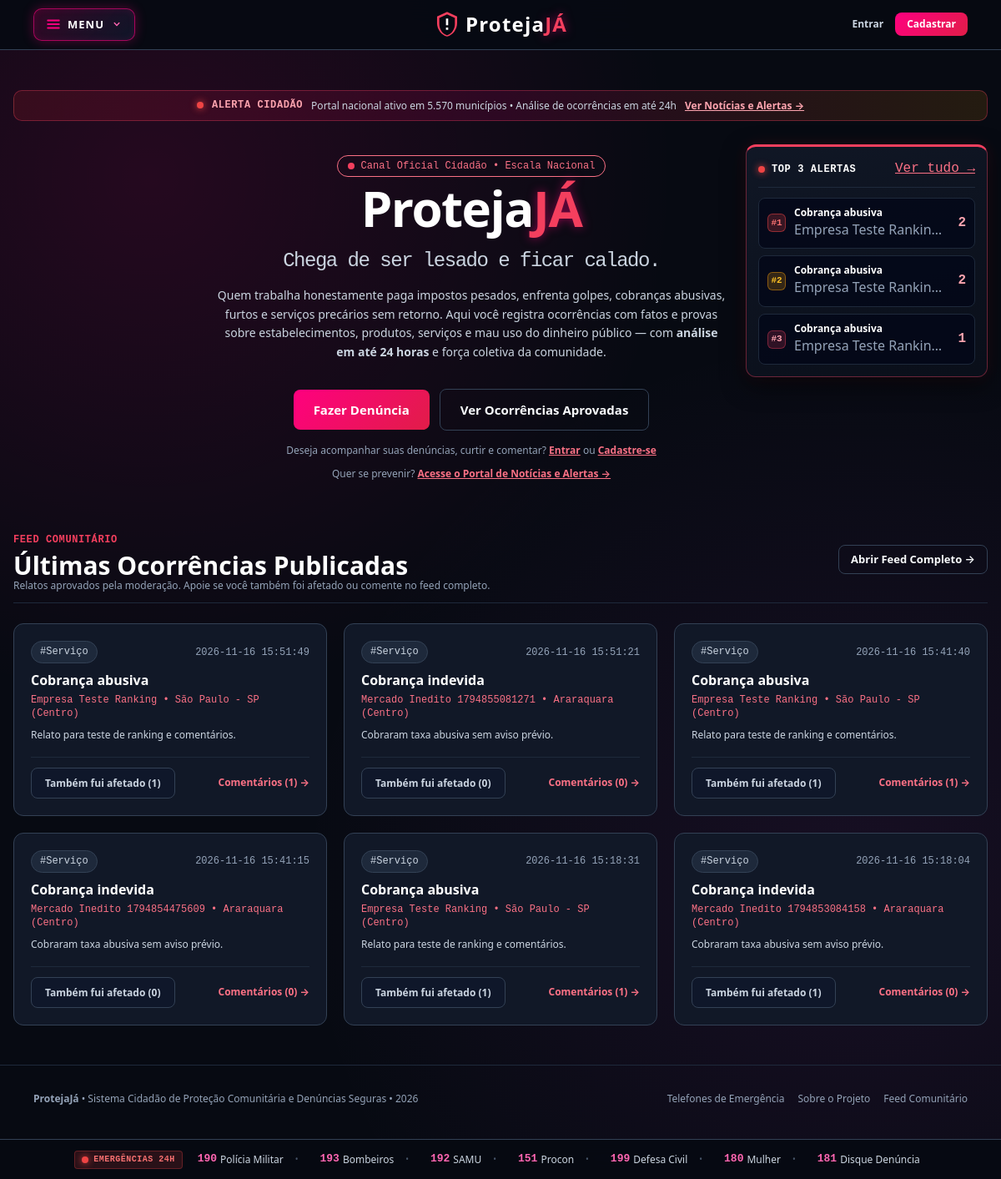
Page /home on the earlier database version.
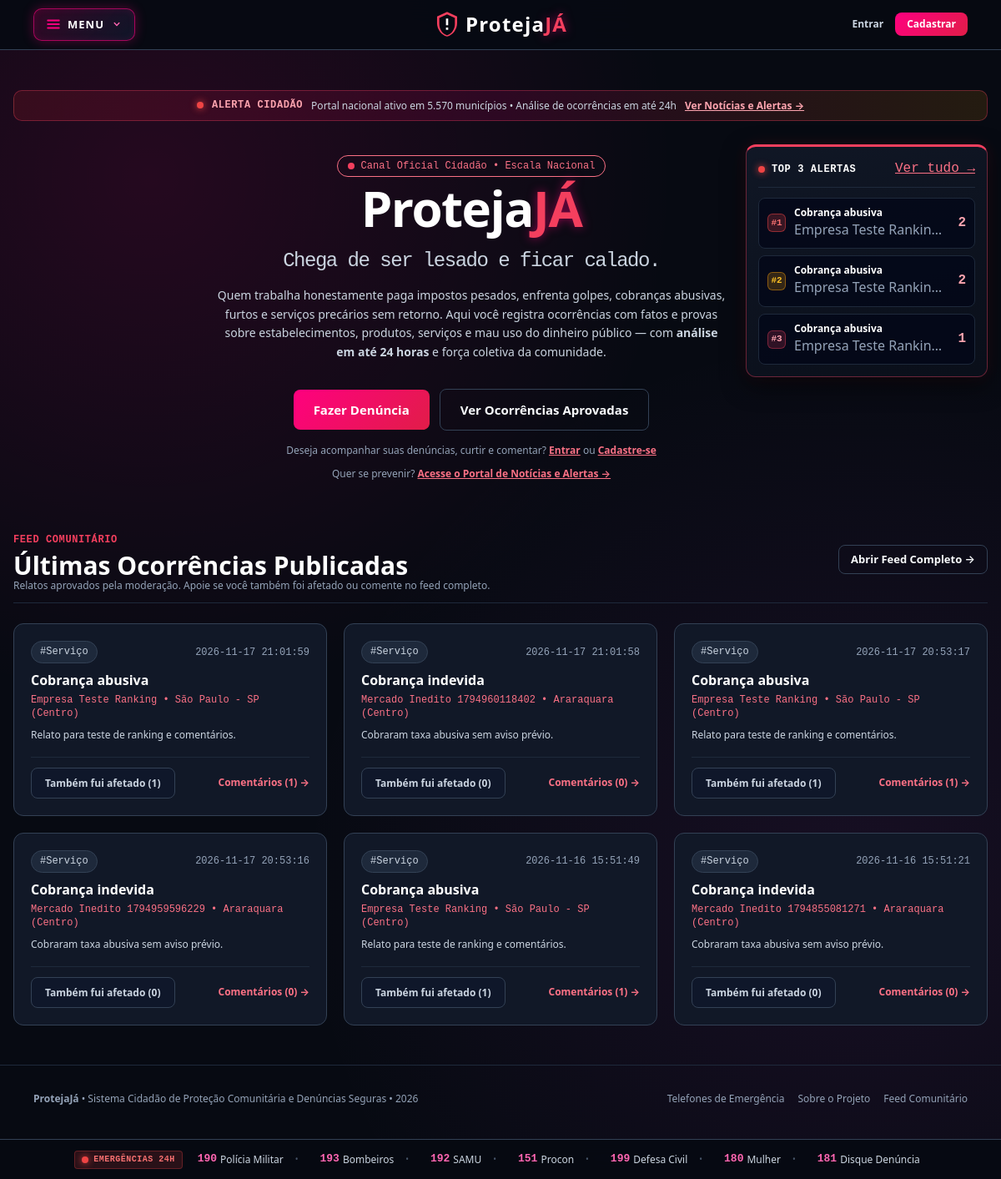
Same page on the later database version.
### tables this page shows
CREATE TABLE reports (
    id INTEGER PRIMARY KEY AUTOINCREMENT,
    user_id INTEGER NOT NULL,
    denunciado TEXT NOT NULL DEFAULT '',
    assunto TEXT NOT NULL DEFAULT 'Sem assunto',
    categoria TEXT NOT NULL DEFAULT 'Geral',
    descricao TEXT NOT NULL,
    anexo TEXT,
    status TEXT NOT NULL DEFAULT 'pendente',
    criado_em TEXT NOT NULL DEFAULT (datetime('now', 'localtime')), score_confianca REAL DEFAULT NULL, justificativa_ia TEXT DEFAULT NULL, data_analise_ia TEXT DEFAULT NULL, analisado_por_admin_id INTEGER DEFAULT NULL, termo_aceito INTEGER NOT NULL DEFAULT 1, data_aceite_termo TEXT DEFAULT NULL, cidade TEXT NOT NULL DEFAULT 'Araraquara', bairro TEXT NOT NULL DEFAULT 'Centro',
    FOREIGN KEY (user_id) REFERENCES users (id)
);

### backend/app.py (the view)
    @app.route("/home")
    def home():
        rows = db.denuncias_aprovadas(limite=50)
        ids = [int(r["id"]) for r in rows]
        user_id = session.get("user_id")
        contagens, curtidas_usuario = db.curtidas_por_denuncias(ids, user_id=user_id)
        comentarios_map = db.comentarios_por_denuncias(ids)
        enriquecidas = []
        for r in rows:
            d = dict(r)
            rid = int(d["id"])
            d["likes_count"] = contagens.get(rid, 0)
            d["user_liked"] = rid in curtidas_usuario
            d["comentarios_count"] = len(comentarios_map.get(rid, []))
            enriquecidas.append(d)
        ranking = sorted(
            [d for d in enriquecidas if d["likes_count"] > 0],
            key=lambda x: (-x["likes_count"], -int(x["id"])),
        )[:3]
        denuncias_recentes = enriquecidas[:6]
        return render_template(
            "home.html",
            denuncias_recentes=denuncias_recentes,
            ranking=ranking,
        )

### backend/templates/home.html (shortened to what this page needs)
{% extends "base.html" %}
{% block content %}
<div class="portal-shell py-6 sm:py-10">
    <div class="portal-alert-bar" role="region" aria-label="Aviso do Portal">
        <span class="pulse-dot" aria-hidden="true"></span>
        <strong class="uppercase tracking-wider font-mono text-rose-300">Alerta Cidadão</strong>
        <span class="text-slate-300">Portal nacional ativo em 5.570 municípios &bull; Análise de ocorrências em até 24h</span>
        <a href="/noticias" class="text-rose-300 hover:text-white font-bold underline">Ver Notícias e Alertas &rarr;</a>
    </div>
    <section class="hero-split-grid mb-14" aria-label="Apresentação e Ranking Top 3">
        <div class="hero-center-col">
            <div class="inline-flex items-center gap-2 px-3 py-1 rounded-full bg-rose-500/10 border border-rose-500/30 text-rose-400 text-xs font-mono mb-5">
                <span class="w-2 h-2 rounded-full bg-rose-500 animate-pulse"></span>
                Canal Oficial Cidadão &bull; Escala Nacional
            </div>
            <h1 class="text-4xl sm:text-6xl font-extrabold tracking-tight text-white mb-4 leading-tight">
                Proteja<span class="text-rose-500 brand-glow">JÁ</span>
                <span class="block text-xl sm:text-2xl font-mono text-slate-300 font-normal mt-3">
                    Chega de ser lesado e ficar calado.
                </span>
            </h1>
            <p class="text-sm sm:text-base text-slate-300 leading-relaxed mb-8">
                Quem trabalha honestamente paga impostos pesados, enfrenta golpes, cobranças abusivas, furtos e serviços precários sem retorno.
                Aqui você registra ocorrências com fatos e provas sobre estabelecimentos, produtos, serviços e mau uso do dinheiro público — com <strong>análise em até 24 horas</strong> e força coletiva da comunidade.
            </p>
            <div class="flex flex-col sm:flex-row items-center justify-center gap-3 mb-4">
                {% if user %}
                    <a href="/denuncias" class="btn-cyber-primary btn-grande w-full sm:w-auto">
                        Registrar Nova Denúncia
                    </a>
                    <a href="/denuncias-publicas" class="btn-cyber-outline btn-grande w-full sm:w-auto">
                        Ver Ocorrências Aprovadas
                    </a>
                {% else %}
                    <a href="/denuncias" class="btn-cyber-primary btn-grande w-full sm:w-auto">
                        Fazer Denúncia
                    </a>
                    <a href="/denuncias-publicas" class="btn-cyber-outline btn-grande w-full sm:w-auto">
                        Ver Ocorrências Aprovadas
                    </a>
                {% endif %}
            </div>
            {% if not user %}
                <p class="text-xs text-slate-400 mb-3">
                    Deseja acompanhar suas denúncias, curtir e comentar?
                    <a href="/login" class="text-rose-400 hover:text-rose-300 font-semibold underline">Entrar</a> ou
                    <a href="/cadastro" class="text-rose-400 hover:text-rose-300 font-semibold underline">Cadastre-se</a>
                </p>
            {% endif %}
            <p class="text-xs text-slate-400">
                Quer se prevenir?
                <a href="/noticias" class="text-rose-400 hover:text-rose-300 font-semibold underline">
                    Acesse o Portal de Notícias e Alertas &rarr;
                </a>
            </p>
        </div>
        <aside class="hero-ranking-corner ranking-corner-card" aria-labelledby="tituloRankingHome">
            <div class="flex items-center justify-between gap-2 mb-3 pb-2 border-b border-slate-800">
                <div class="flex items-center gap-2 whitespace-nowrap">
                    <span class="pulse-dot flex-shrink-0" aria-hidden="true"></span>
                    <h2 id="tituloRankingHome" class="text-xs font-mono font-extrabold text-white uppercase tracking-wider whitespace-nowrap">
                        Top 3 Alertas
                    </h2>
                </div>
                <a href="/denuncias-publicas?ordem=ranking" class="text-[11px] font-mono text-rose-400 hover:text-rose-300 underline whitespace-nowrap flex-shrink-0">
                    Ver tudo &rarr;
                </a>
            </div>
            {% if ranking %}
                <div class="space-y-2">
                    {% for top in ranking[:3] %}
                        <a href="/denuncias-publicas#denuncia-{{ top.id }}" class="ranking-corner-item">
                            <div class="flex items-center gap-2.5 min-w-0">
                                <span class="rank-pos rank-pos-{{ loop.index }}">#{{ loop.index }}</span>
                                <div class="min-w-0">
                                    <strong class="text-xs text-white block truncate">{{ top.assunto }}</strong>
                                    <span class="text-[11px] text-slate-400 block truncate">
                                        {{ top.denunciado }} &bull; {{ top.cidade }}
                                    </span>
                                </div>
                            </div>
                            <span class="text-[11px] font-mono font-bold text-rose-300 whitespace-nowrap flex-shrink-0">
                                {{ top.likes_count }}
                            </span>
                        </a>
                    {% endfor %}
                </div>
            {% else %}
                <p class="text-xs text-slate-400 leading-relaxed">
                    Nenhum caso em alta ainda. Role abaixo e clique em <strong>Também fui afetado</strong> para destacar os alertas urgentes.
                </p>
            {% endif %}
        </aside>
    </section>
    <section class="w-full text-left" aria-labelledby="tituloBlogHome">
        <div class="flex flex-col sm:flex-row sm:items-center sm:justify-between gap-3 mb-6 pb-3 border-b border-slate-800">
            <div>
                <span class="text-rose-500 font-mono text-xs uppercase tracking-wider font-bold">Feed Comunitário</span>
                <h2 id="tituloBlogHome" class="text-2xl sm:text-3xl font-extrabold text-white mt-1">
                    Últimas Ocorrências Publicadas
                </h2>
                <p class="text-xs sm:text-sm text-slate-400">
                    Relatos aprovados pela moderação. Apoie se você também foi afetado ou comente no feed completo.
                </p>
            </div>
            <a href="/denuncias-publicas" class="btn-cyber-outline btn-pequeno self-start sm:self-auto whitespace-nowrap">
                Abrir Feed Completo &rarr;
            </a>
        </div>
        {% if denuncias_recentes %}
            <div class="blog-feed-grid">
                {% for d in denuncias_recentes %}
                    <article class="blog-card" itemscope itemtype="https://schema.org/NewsArticle">
                        <div>
                            <div class="flex items-center justify-between gap-2 mb-2">
                                <a href="/denuncias-publicas?categoria={{ d.categoria }}" class="tag-pill">#{{ d.categoria }}</a>
                                <time class="text-xs text-slate-400 font-mono" itemprop="datePublished" datetime="{{ d.criado_em }}">{{ d.criado_em }}</time>
                            </div>
                            <h3 class="text-base font-bold text-white mb-1" itemprop="headline">{{ d.assunto }}</h3>
                            <div class="text-xs text-rose-400 font-mono mb-2">
                                {{ d.denunciado }} &bull; {{ d.cidade }} ({{ d.bairro }})
                            </div>
                            <p class="text-xs text-slate-300 leading-relaxed mb-4" itemprop="description">
                                {{ d.descricao[:150] }}{% if d.descricao|length > 150 %}...{% endif %}
                            </p>
                        </div>
                        <div class="pt-3 border-t border-slate-800 flex flex-wrap items-center justify-between gap-2 mt-auto">
                            {% if user %}
                                <form method="POST" action="/denuncias-publicas/{{ d.id }}/curtir">
                                    <input type="hidden" name="csrf_token" value="{{ csrf_token() }}">
                                    <button type="submit" class="tab-cyber-btn {% if d.user_liked %}is-active{% endif %}">
                                        {% if d.user_liked %}&#10003; {% endif %}Também fui afetado ({{ d.likes_count }})
                                    </button>
                                </form>
                            {% else %}
                                <a href="/cadastro" class="tab-cyber-btn" title="Cadastre-se para curtir esta ocorrência">
                                    Também fui afetado ({{ d.likes_count }})
                                </a>
                            {% endif %}
                            <a href="/denuncias-publicas#denuncia-{{ d.id }}" class="text-xs text-rose-400 hover:text-rose-300 font-bold">
                                Comentários ({{ d.comentarios_count }}) &rarr;
                            </a>
                        </div>
                    </article>
                {% endfor %}
            </div>
        {% endif %}
    </section>
</div>
{% endblock %}

Differences in the rows shown:
no longer on this page (row unchanged): reports: categoria "Serviço", criado_em "2026-11-16 15:41:40", assunto "Cobrança abusiva", denunciado "Empresa Teste Ranking", cidade "São Paulo - SP", bairro "Centro", descricao "Relato para teste de ranking e comentários.", likes_count "1", comentarios_count "1", shown under "Últimas Ocorrências Publicadas"
no longer on this page (row unchanged): reports: categoria "Serviço", criado_em "2026-11-16 15:41:15", assunto "Cobrança indevida", denunciado "Mercado Inedito 1794854475609", cidade "Araraquara", bairro "Centro", descricao "Cobraram taxa abusiva sem aviso prévio.", likes_count "0", comentarios_count "0", shown under "Últimas Ocorrências Publicadas"
no longer on this page (row unchanged): reports: categoria "Serviço", criado_em "2026-11-16 15:18:31", assunto "Cobrança abusiva", denunciado "Empresa Teste Ranking", cidade "São Paulo - SP", bairro "Centro", descricao "Relato para teste de ranking e comentários.", likes_count "1", comentarios_count "1", shown under "Últimas Ocorrências Publicadas"
no longer on one of the page's lists (row unchanged): reports: assunto "Cobrança abusiva", denunciado "Empresa Teste Rankin…", likes_count "1"
no longer on this page (row unchanged): reports: categoria "Serviço", criado_em "2026-11-16 15:18:04", assunto "Cobrança indevida", denunciado "Mercado Inedito 1794853084158", cidade "Araraquara", bairro "Centro", descricao "Cobraram taxa abusiva sem aviso prévio.", likes_count "1", comentarios_count "0", shown under "Últimas Ocorrências Publicadas"
added reports: assunto "Cobrança abusiva", denunciado "Empresa Teste Rankin…", likes_count "1", categoria "Serviço", criado_em "2026-11-17 21:01:59", denunciado "Empresa Teste Ranking", cidade "São Paulo - SP", bairro "Centro", descricao "Relato para teste de ranking e comentários.", comentarios_count "1"
added reports: categoria "Serviço", criado_em "2026-11-17 21:01:58", assunto "Cobrança indevida", denunciado "Mercado Inedito 1794960118402", cidade "Araraquara", bairro "Centro", descricao "Cobraram taxa abusiva sem aviso prévio.", likes_count "0", comentarios_count "0", shown under "Últimas Ocorrências Publicadas"
added reports: categoria "Serviço", criado_em "2026-11-17 20:53:17", assunto "Cobrança abusiva", denunciado "Empresa Teste Ranking", cidade "São Paulo - SP", bairro "Centro", descricao "Relato para teste de ranking e comentários.", likes_count "1", comentarios_count "1", shown under "Últimas Ocorrências Publicadas"
added reports: categoria "Serviço", criado_em "2026-11-17 20:53:16", assunto "Cobrança indevida", denunciado "Mercado Inedito 1794959596229", cidade "Araraquara", bairro "Centro", descricao "Cobraram taxa abusiva sem aviso prévio.", likes_count "0", comentarios_count "0", shown under "Últimas Ocorrências Publicadas"
